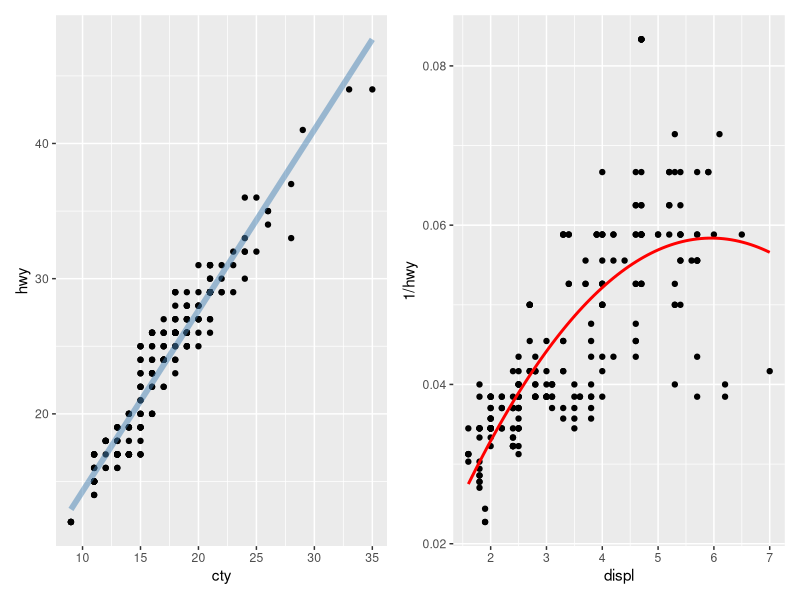
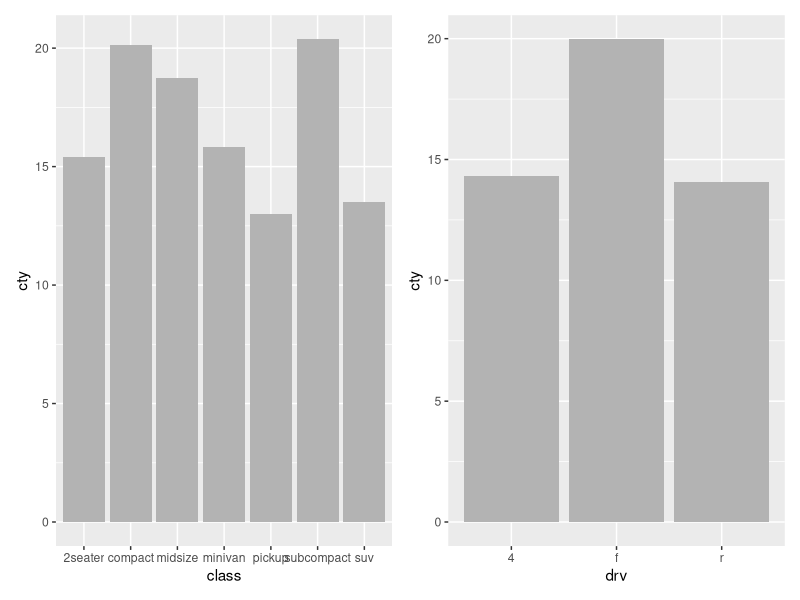
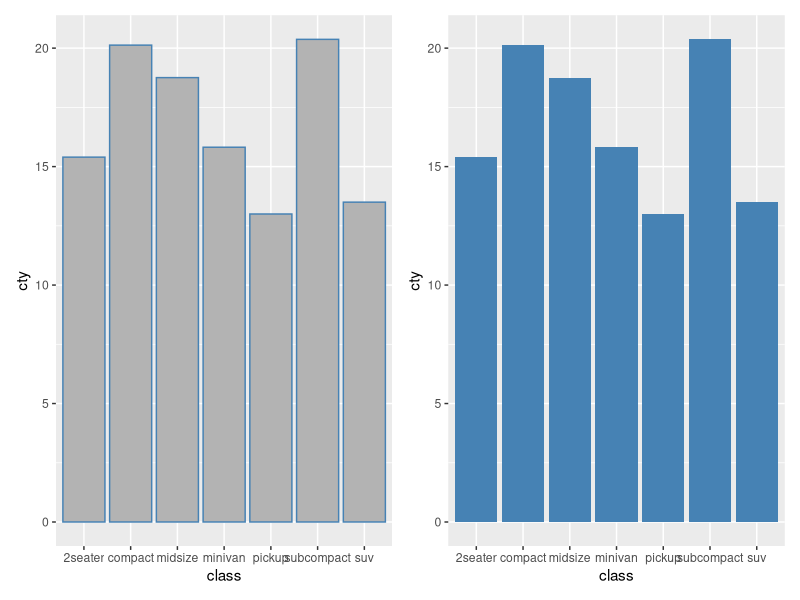
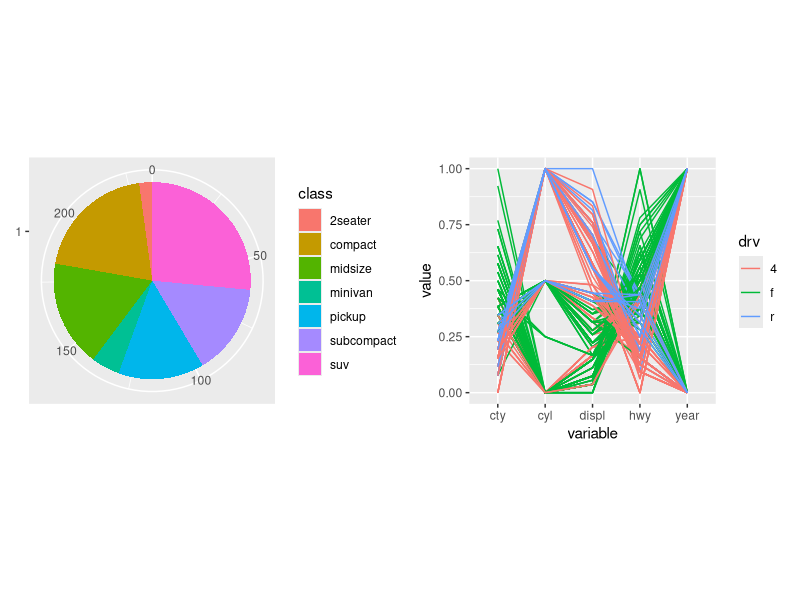
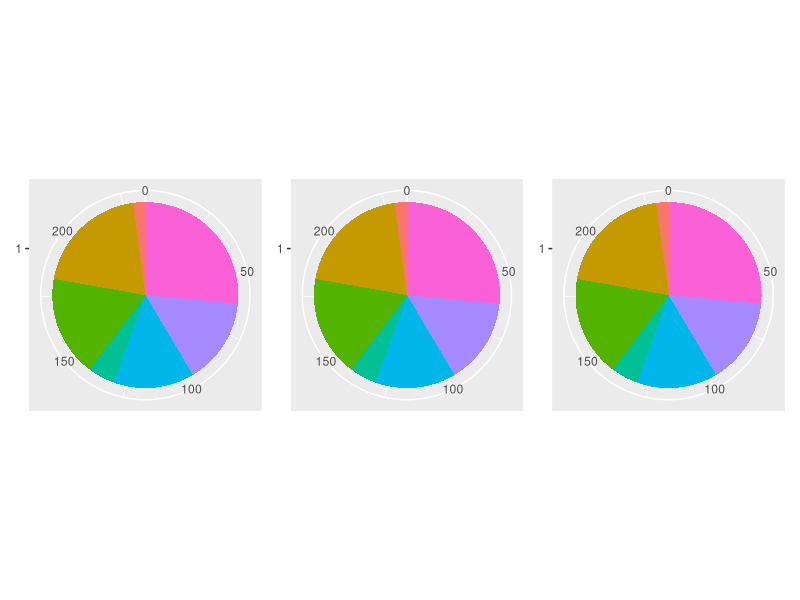
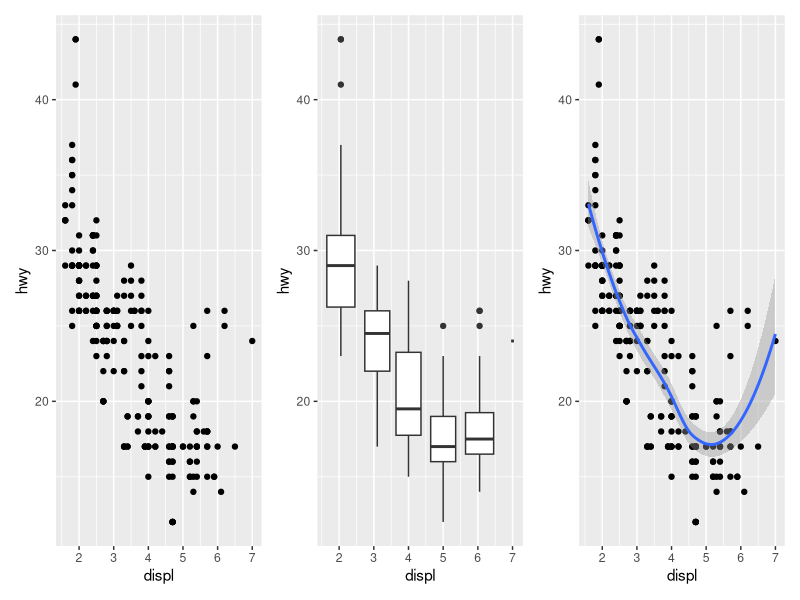
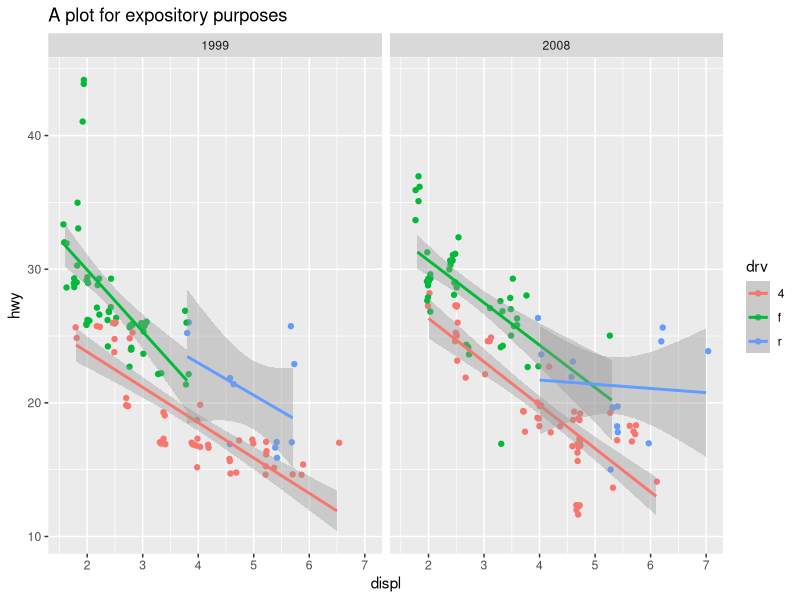

Here is the R script that generated these plots, in order:
## ---- chunk 1
knitr::opts_chunk$set(warning = F, message = F, cache = TRUE,tidy=F,fig.align='center',fig.showtext=TRUE,results="hold",fig.show = "hold")
library(tidyverse)
library(patchwork)
## ---- chunk 2
bestfit <- geom_smooth(
  method = "lm", 
  se = FALSE, 
  colour = alpha("steelblue", 0.5), 
  size = 2
)

geom_lm <- function(formula = y ~ x, colour = alpha("steelblue", 0.5),
                    size = 2, ...)  {
  geom_smooth(formula = formula, se = FALSE, 
              method = "lm", colour = colour, size = size, ...)}
# variable
ggplot(mpg, aes(cty, hwy)) + 
  geom_point() + 
  bestfit |
# function
ggplot(mpg, aes(displ, 1 / hwy)) + 
  geom_point() + 
  geom_lm(y ~ poly(x, 2), size = 1, colour = "red")
## ---- chunk 3
geom_mean <- function(se = TRUE) {
  list(
    stat_summary(fun = "mean", geom = "bar", fill = "grey70"),
    if (se)
    # confidence limits based on t-distribution
    stat_summary(fun.data = "mean_cl_normal", geom = "errorbar", width = 0.4)
    )}
ggplot(mpg, aes(class, cty)) + geom_mean()|
ggplot(mpg, aes(drv, cty)) + geom_mean(se = FALSE)
## ---- chunk 4
geom_mean <- function(..., bar.params = list(), errorbar.params = list()) {
  params <- list(...)
  bar.params <- modifyList(params, bar.params)
  errorbar.params  <- modifyList(params, errorbar.params)
  
  bar <- do.call("stat_summary", modifyList(
    list(fun = "mean", geom = "bar", fill = "grey70"),
    bar.params)
  )
  errorbar <- do.call("stat_summary", modifyList(
    list(fun.data = "mean_cl_normal", geom = "errorbar", width = 0.4),
    errorbar.params)
  )
# add components to a list
  list(bar, errorbar)
}

ggplot(mpg, aes(class, cty)) + 
  geom_mean(
    colour = "steelblue",
    errorbar.params = list(width = 0.5, size = 1)
  )|
ggplot(mpg, aes(class, cty)) + 
  geom_mean(
    bar.params = list(fill = "steelblue"),
    errorbar.params = list(colour = "blue")
  )
## ---- chunk 5
piechart <- function(data, mapping) {
  ggplot(data, mapping) +
    geom_bar(width = 1) + 
    coord_polar(theta = "y") + 
    xlab(NULL) + 
    ylab(NULL)
}
# pcp
pcp_data <- function(df) {
  is_numeric <- vapply(df, is.numeric, logical(1))

  # Rescale numeric columns
  rescale01 <- function(x) {
    rng <- range(x, na.rm = TRUE)
    (x - rng[1]) / (rng[2] - rng[1])
  }
  df[is_numeric] <- lapply(df[is_numeric], rescale01)
  # Add row identifier
  df$.row <- rownames(df)
  # Treat numerics as value (aka measure) variables
  # gather_ is the standard-evaluation version of gather, and
  # is usually easier to program with.
  tidyr::gather_(df, "variable", "value", names(df)[is_numeric])
}
pcp <- function(df, ...) {
  df <- pcp_data(df)
  ggplot(df, aes(variable, value, group = .row)) + geom_line(...)
}
piechart(mpg, aes(factor(1), fill = class))|
pcp(mpg, aes(colour = drv))
## ---- chunk 6
piechart1 <- function(data, var, ...) {
  piechart(data, aes_(~factor(1), fill = as.name(var)))
}
piechart2 <- function(data, var, ...) {
  piechart(data, aes_(~factor(1), fill = var))
}
piechart3 <- function(data, var, ...) {
  piechart(data, aes_(~factor(1), fill = substitute(var)))
}
piechart1(mpg, "class") + theme(legend.position = "none")|
piechart2(mpg, ~class) + theme(legend.position = "none")|
piechart3(mpg, class) + theme(legend.position = "none")
## ---- chunk 7
geoms <- list(
  geom_point(),
  geom_boxplot(aes(group = cut_width(displ, 1))),
  list(geom_point(), geom_smooth())
)

p <- ggplot(mpg, aes(displ, hwy))
wrap_plots(lapply(geoms, function(g) p + g),ncol = 3)
## ---- chunk 8
p <- ggplot(mpg, aes(displ, hwy, color = drv)) + 
  geom_point(position = "jitter") +
  geom_smooth(method = "lm", formula = y ~ x) + 
  facet_wrap(vars(year)) + 
  ggtitle("A plot for expository purposes")
# simple ggprint as an 
ggprint <- function(x) {
  data <- ggplot_build(x)
  gtable <- ggplot_gtable(data)
  grid::grid.newpage()
  grid::grid.draw(gtable)
  return(invisible(x))
}

ggprint(p)
